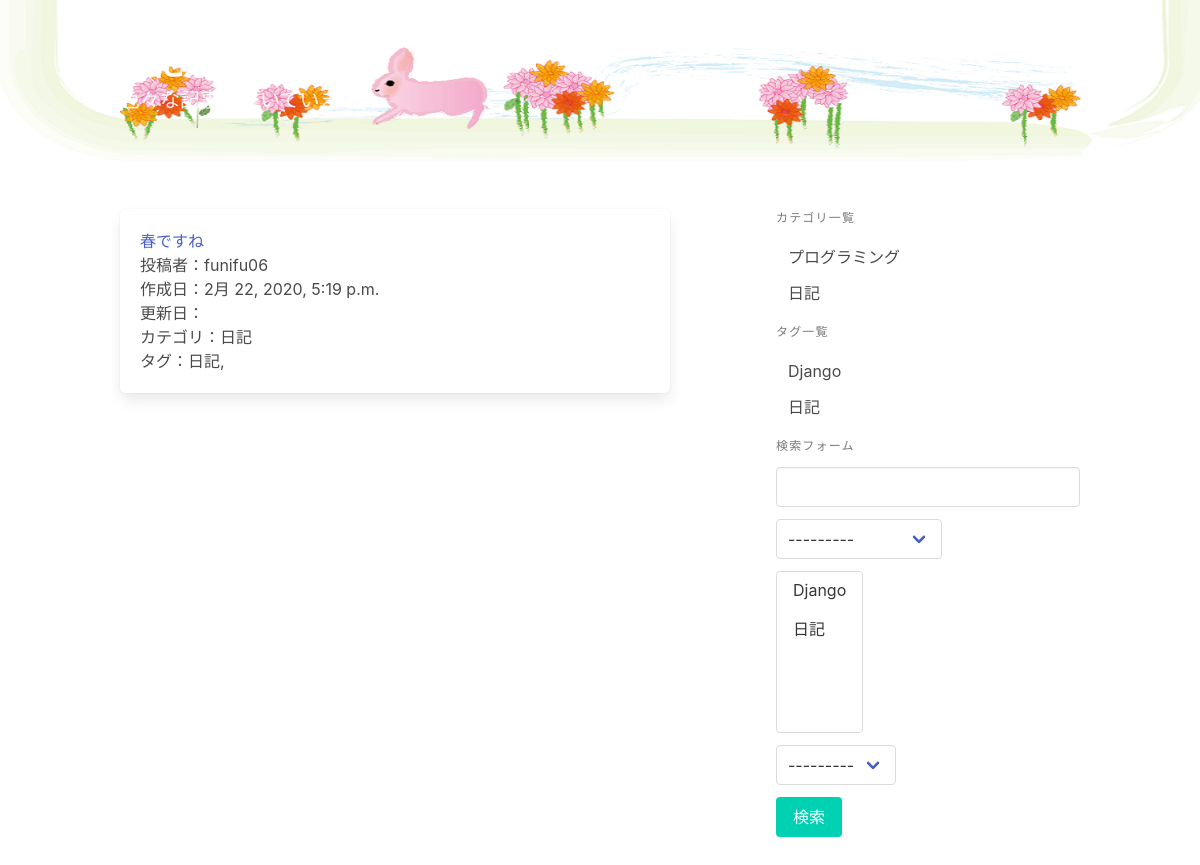
The app's page /category/2/ with its own data.
### blog/models.py (models this page shows, shortened)
class Post(models.Model):
    title = models.CharField('タイトル', max_length=32)
    text = models.TextField('本文')
    category = models.ForeignKey(Category, on_delete=models.PROTECT, verbose_name='カテゴリ')
    tags = models.ManyToManyField(Tag, verbose_name='タグ', blank=True)
    writer = models.ForeignKey(settings.AUTH_USER_MODEL, on_delete=models.PROTECT, verbose_name='投稿者')
    created_at = models.DateTimeField('作成日', auto_now_add=True)
    updated_at = models.DateTimeField('更新日', auto_now=True)

class Category(models.Model):
    name = models.CharField('カテゴリ名', max_length=255, unique=True)
    def __str__(self):
        return self.name

class Tag(models.Model):
    name = models.CharField('タグ名', max_length=255, unique=True)
    def __str__(self):
        return self.name

### blog/views.py (the view)
# urls.py: path('category/<int:pk>/', views.PostCategoryList.as_view(), name='post_category_list'),
class PostCategoryList(generic.ListView):
    model = Post
    ordering = '-created_at'
    def get_queryset(self):
        category = get_object_or_404(Category, pk=self.kwargs['pk'])
        return super().get_queryset().filter(category=category)

### blog/forms.py
class PostSearchForm(forms.Form):
    key_word = forms.CharField(
        label='キーワード', required=False,
        widget=forms.TextInput(attrs={'class': 'input'})
    )
    category = forms.ModelChoiceField(
        label='カテゴリの選択', required=False,
        queryset=Category.objects.all(),
    )
    tags = forms.ModelMultipleChoiceField(
        label='タグの選択', required=False,
        queryset=Tag.objects.all(),
    )
    user = forms.ModelChoiceField(
        label='投稿者', required=False,
        queryset=User.objects.all(),
    )

### blog/templatetags/blog.py (called while the page is built)
@register.inclusion_tag('blog/category_and_tag_list.html')
def create_category_and_tag_list():
    return {
        'category_list': Category.objects.all(),
        'tag_list': Tag.objects.all(),
    }

@register.inclusion_tag('blog/search_form.html')
def create_search_form(request):
    form = PostSearchForm(request.GET or None)
    return {'form': form}

### blog/templates/blog/post_list.html
{% extends 'blog/base.html' %}
{% load static %}
{% block content %}
  {% for post in post_list %}
      <article class="box">
          <h1> <a href="{% url 'blog:post_detail' post.pk %}">{{post.title}}</a> </h1>
          <p>投稿者：{{post.writer}}</p>
          <p>作成日：{{post.created_at}}</p>
          <p>更新日：{{post.update_at}}</p>
          <p>カテゴリ：{{post.category}}</p>
          <p>タグ：{% for tag in post.tags.all %}{{tag}},{% endfor %}</p>
      </article>
   {% endfor %}
{% endblock %}

### blog/templates/blog/category_and_tag_list.html
<p class="menu-label">カテゴリ一覧</p>
<ul class="menu-list">
  {% for category in category_list %}
    <li> <a href="{% url 'blog:post_category_list' category.pk %}">{{category}}</a> </li>
  {% endfor %}
</ul>
<p class="menu-label">タグ一覧</p>
<ul class="menu-list">
  {% for tag in tag_list %}
    <li> <a href="{% url 'blog:post_tag_list' tag.pk %}">{{tag}}</a> </li>
  {% endfor %}
</ul>

### records on screen
Post: title "春ですね", writer "funifu06", created_at "2月 22, 2020, 5:19 p.m.", category "日記"
Tag: name "日記"
Category: name "プログラミング"
Category: name "日記"
Tag: name "Django"
